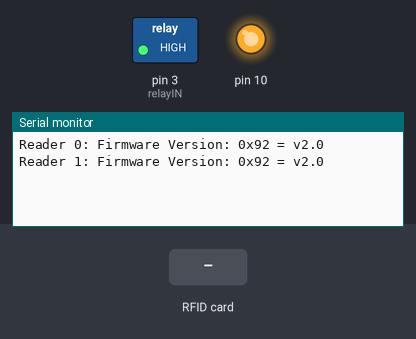
A sketch run on a simulated Arduino Uno, built with avr-gcc and run on an emulated ATmega328P. On the bench: switched loads named in the sketch (green lamp = pin HIGH), output pins drawn as LEDs (lit = HIGH), the last lines printed to the serial monitor. The test bench sets the inputs (shaded band).

Above: at 1.3 s.
1.4 s: RFID card B3 8C 4A 16 held to the reader
At 2.3 s:
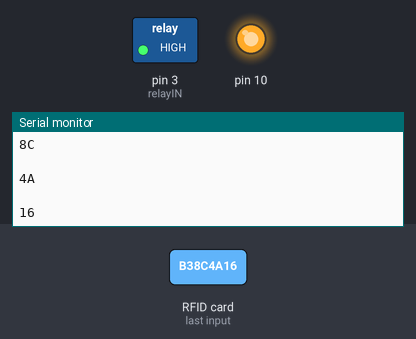
3.1 s: RFID card 53 DA B9 16 held to the reader
At 3.7 s:
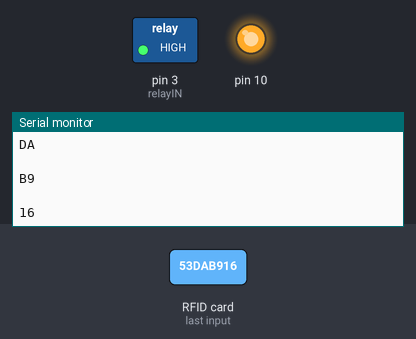
4.6 s: RFID card FA C6 87 26 held to the reader
At 6.1 s:
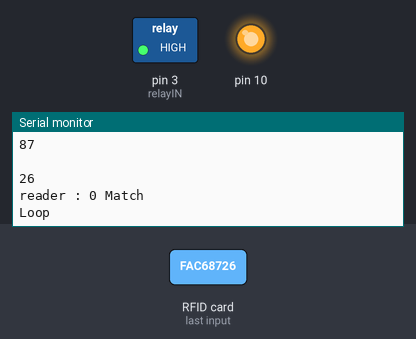
Timing chart, 0 to 7.6 s (numbered marks = the images above; inputs shaded):
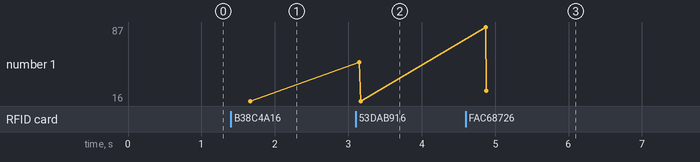

The sketch:

rfid-cabinet.ino
```cpp
// (licence header left out)
#include <SPI.h>
#include <MFRC522.h>
// PIN Numbers : RESET + SDAs
#define RST_PIN         9
#define SS_1_PIN        7
#define SS_2_PIN        6

// Led and Relay PINS
#define relayIN         3


// List of Tags UIDs that are allowed to open the puzzle
byte tagarray[][4] = {
  {0xB3, 0x8C, 0x4A, 0x16},
  {0x53, 0xDA, 0xB9, 0x16},
};

// Inlocking status :
int tagcount = 0;
int reader1_count = 0;
int reader2_count = 0;
String content = "";
String tagContent = "";
#define NR_OF_READERS   2
byte tagArray[][4]={
  {0xFA , 0xC6 , 0x87 ,0x26},
  {0xFA , 0xED , 0x06 ,0x26}
};
byte ssPins[] = {SS_1_PIN, SS_2_PIN};

// Create an MFRC522 instance :
MFRC522 mfrc522[NR_OF_READERS];

/**
   Initialize.
*/
void setup() {

  Serial.begin(9600);           // Initialize serial communications with the PC
  while (!Serial);              // Do nothing if no serial port is opened (added for Arduinos based on ATMEGA32U4)

  SPI.begin();                  // Init SPI bus

  /* Initializing Inputs and Outputs */
  pinMode(relayIN, OUTPUT);
  digitalWrite(relayIN, HIGH);
  /* looking for MFRC522 readers */
  for (uint8_t reader = 0; reader < NR_OF_READERS; reader++) {
    mfrc522[reader].PCD_Init(ssPins[reader], RST_PIN);
    Serial.print(F("Reader "));
    Serial.print(reader);
    Serial.print(F(": "));
    mfrc522[reader].PCD_DumpVersionToSerial();
    //mfrc522[reader].PCD_SetAntennaGain(mfrc522[reader].RxGain_max);
  }
}

/*
   Main loop.
*/

void loop() {

  CheckAgain(0);
  CheckAgain(1);
    if(reader1_count == 1){
      Serial.println("Loop");
      CheckAgain(1);
    }else if(reader2_count == 1){
      Serial.println("Loop");
      CheckAgain(0);
    }
    delay(200);
   if(reader1_count && reader2_count){
     InitApp();
   }
   ResetVariable();
}

/**
   Helper routine to dump a byte array as hex values to Serial.
*/

void dump_byte_array(byte *buffer, byte bufferSize) {
  for (byte i = 0; i < bufferSize; i++) {
    Serial.print(buffer[i] < 0x10 ? " 0" : " ");
    Serial.print(buffer[i], HEX);
  }
}
void InitApp(){
  digitalWrite(relayIN,LOW);
  reader1_count = 0;
  reader2_count = 0;
  Serial.println("InitApp");

  delay(5000); //5秒緩衝reset
  digitalWrite(relayIN, HIGH);
   for (uint8_t reader = 0; reader < NR_OF_READERS; reader++) {
    mfrc522[reader].PCD_Init(ssPins[reader], RST_PIN);
    Serial.print(F("Reader "));
    Serial.print(reader);
    Serial.print(F(": "));
    mfrc522[reader].PCD_DumpVersionToSerial();
  }
}
void ResetVariable(){
  reader1_count = 0;
  reader2_count = 0;
}
void CheckAgain(int readerId){
  if (mfrc522[readerId].PICC_IsNewCardPresent() && mfrc522[readerId].PICC_ReadCardSerial()) {
      content = "";
      tagContent = "";
      Serial.print(F("Reader "));
      Serial.print(readerId);
      Serial.print(F(": Card UID:"));
      dump_byte_array(mfrc522[readerId].uid.uidByte, mfrc522[readerId].uid.size);
      for (byte i = 0; i < mfrc522[readerId].uid.size; i++)
      {
        Serial.println(mfrc522[readerId].uid.uidByte[i] < 0x10 ? " 0" : " ");
        Serial.println(mfrc522[readerId].uid.uidByte[i], HEX);
        content.concat(String(mfrc522[readerId].uid.uidByte[i] < 0x10 ? " 0" : " "));
        content.concat(String(mfrc522[readerId].uid.uidByte[i], HEX));
          tagContent.concat(String(tagArray[readerId][i] < 0x10 ? " 0" : " "));
          tagContent.concat(String(tagArray[readerId][i], HEX));
      }
      content.toUpperCase();
      tagContent.toUpperCase();
        if(content.substring(1) == tagContent.substring(1) && readerId == 0){
          Serial.println("reader : 0 Match");
          reader1_count = reader1_count+1;
        }
        if(content.substring(1) == tagContent.substring(1) && readerId == 1){
          Serial.println("reader : 1 Match");
          reader2_count = reader2_count+1;
        }
      }
}
```

Measured:
- after the input at 1.4 s, the serial monitor: prints a new line after 0.21 s (image 1)
- after the input at 3.1 s, the serial monitor: prints a new line at once (image 2)
- after the input at 4.6 s, the serial monitor: prints a new line after 0.22 s (image 3)
- plotted number 1: 16 → 26 after the input at 4.6 s
